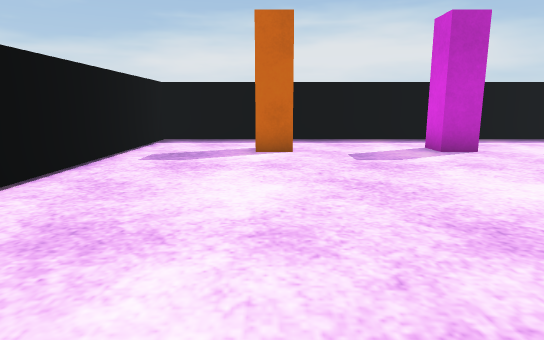
[1] (above)

12 first-person views from a walk through a 3-D level made in the Unity game engine. The camera is 0.59 m above the floor, tilts 10° down and sees 75° across. The floor is counted in squares, 0.5 m on a side. Each view is taken from the middle of a square. On the plan, view 1 faces up. The plan holds only what a view shows up to about 14 squares ahead; the rest is blank. The player is left out. Surface patterns are stand-ins for the level's own textures.

[2]
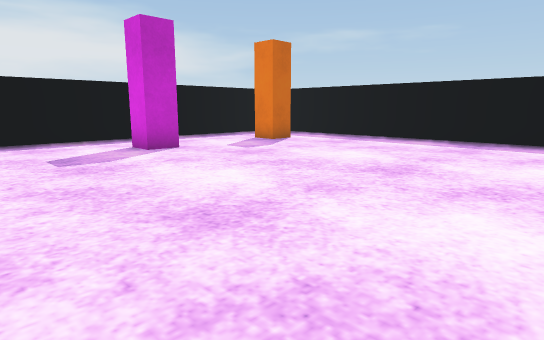

[3]
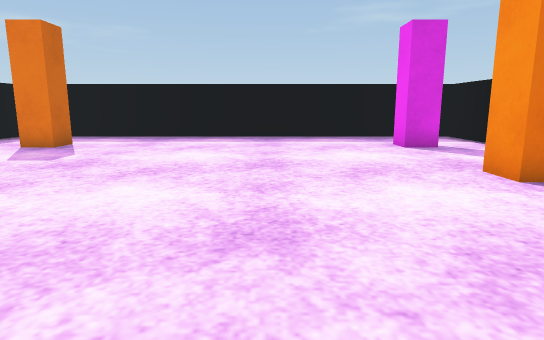

[4]
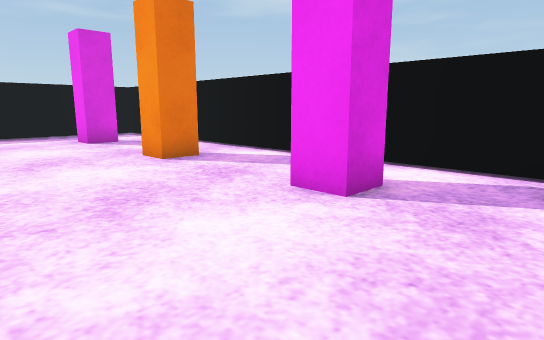

[5]
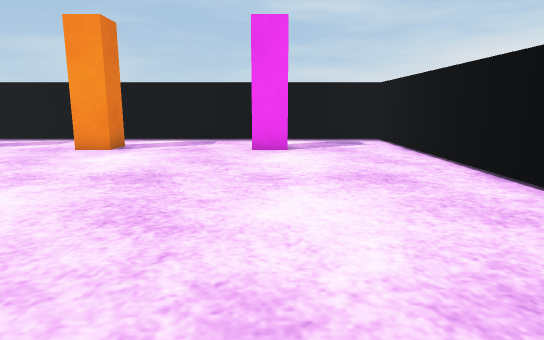

[6]
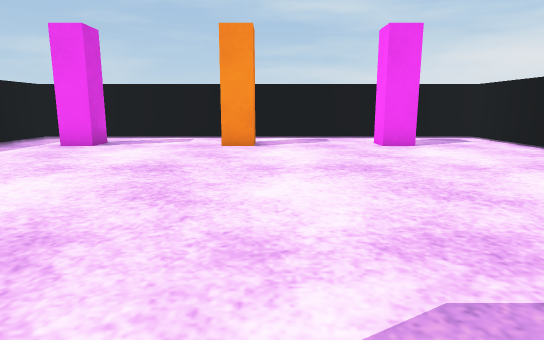

[7]
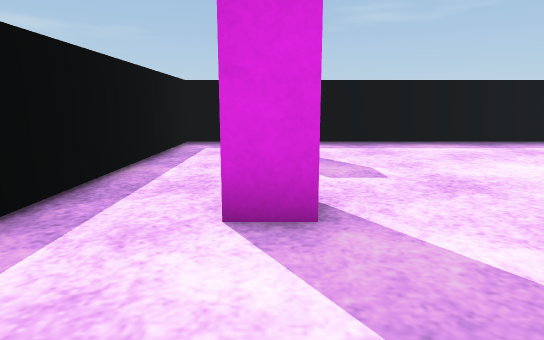

[8]
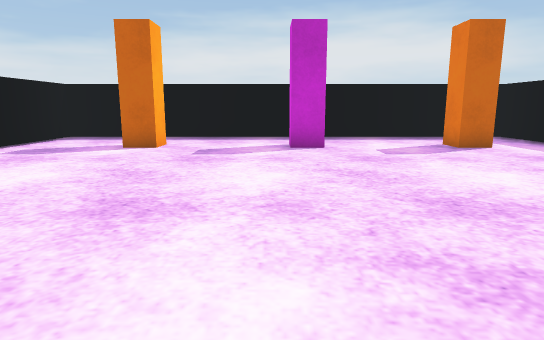

[9]
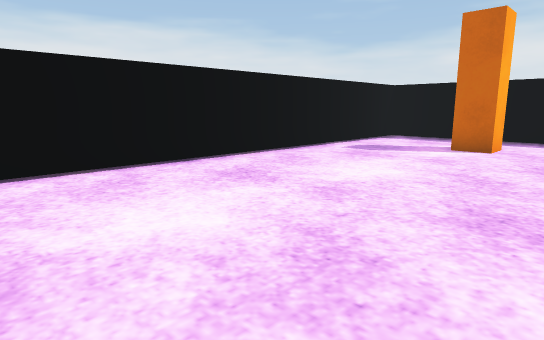

[10]
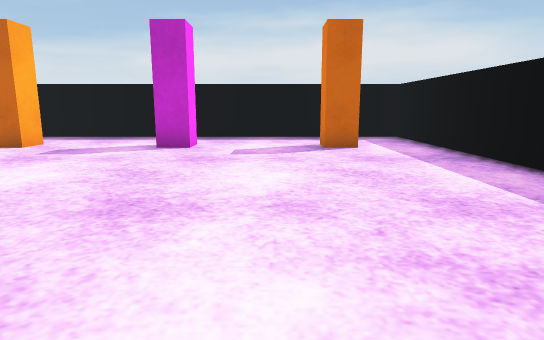

[11]
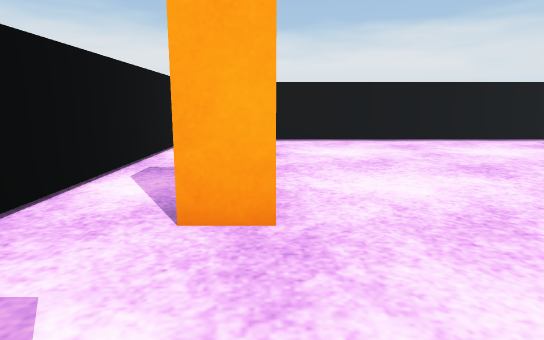

[12]
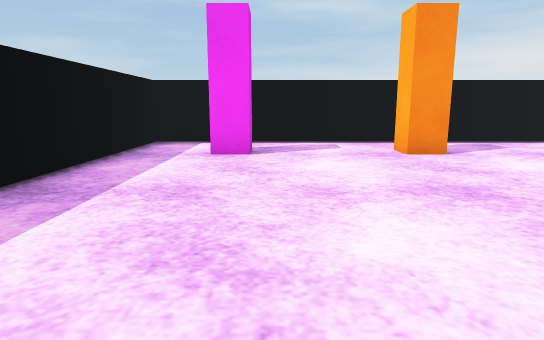

### Floor plan
Points are (right, up) in squares from view 1. A wall is a line through its corners. A room is listed if a view was taken in it or the views show most of it. See-through windows are left out.
Room 1 (views 1, 2, 3, 4, 5, 6, 7, 8, 9, 10, 11, 12)
walls: (5.6, 10.6) (5.6, 9.5) (4.6, 9.5) (4.6, 10.6); (0.6, 10.6) (0.6, 9.5) (-0.5, 9.5); (4.6, -2) (4.6, -1) (5.6, -1) (5.6, -2); (10.6, 9.5) (9.6, 9.5) (9.6, 10.6); (-0.4, -2) (-0.4, -1) (0.6, -1) (0.6, -2); (9.6, -2) (9.6, -1) (10.6, -1); (-3.9, 12.8) (-3.9, -3.9) (12.9, -3.9) (12.9, 12.8) (-3.9, 12.8)

Where each view was taken, in squares from view 1:
view 1: 0 up, 0 right, facing up
view 2: 0 up, 0 right, facing up-right
view 3: 3 up, 1 left, facing right
view 4: 3 up, 3 left, facing down-right
view 5: 9 up, 0 right, facing down
view 6: 10 up, 4 right, facing down
view 7: 10 up, 1 right, facing right
view 8: 1 down, 4 right, facing up
view 9: 1 down, 3 right, facing up-left
view 10: 1 down, 8 right, facing up
view 11: 1 down, 9 right, facing left
view 12: 8 up, 9 right, facing down
